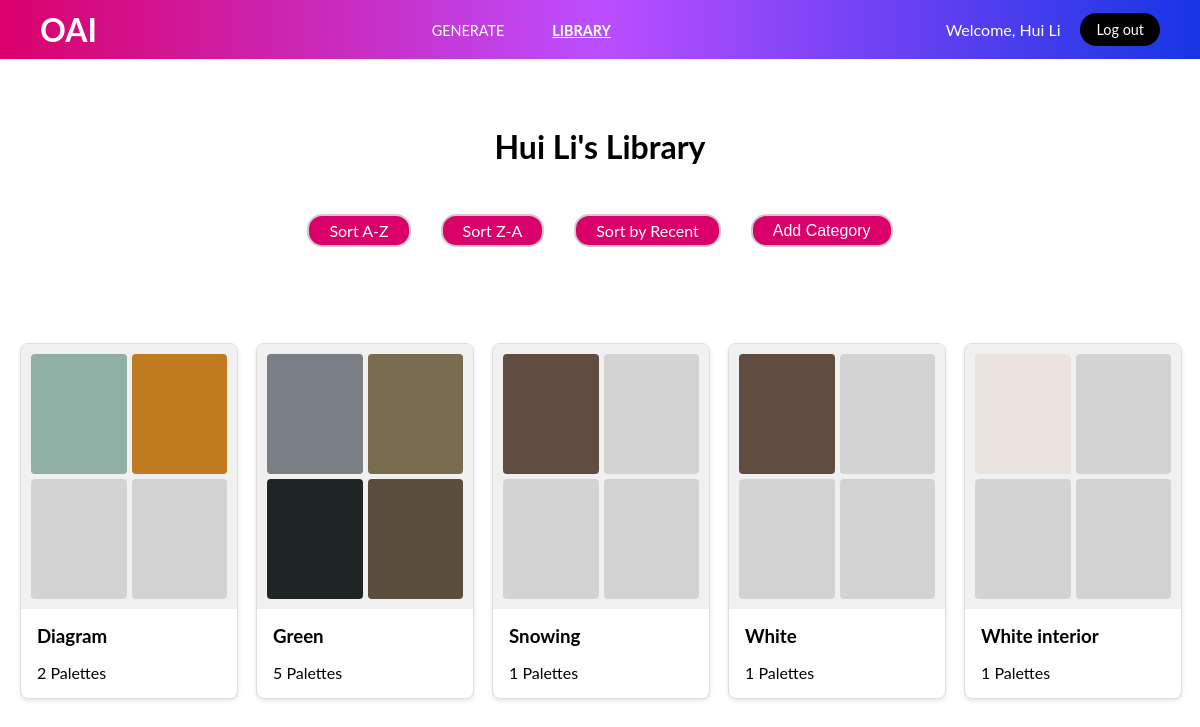
Page /library (signed in) on the committed database.
### tables this page shows
CREATE TABLE palettes (
    id INTEGER PRIMARY KEY AUTOINCREMENT,
    image_path TEXT NOT NULL,
    category_id INTEGER NOT NULL,
    colors TEXT NOT NULL,
timestamp DATETIME DEFAULT CURRENT_TIMESTAMP,
FOREIGN KEY (category_id) REFERENCES categories(id)
);

CREATE TABLE categories (
    id INTEGER PRIMARY KEY AUTOINCREMENT,
    name TEXT UNIQUE NOT NULL
);

### app.py (the view)
@app.route('/library')
@login_required
def library():
    sort_by = request.args.get('sort', 'name_asc')  # Default to A-Z sorting
    if sort_by == 'name_asc':
        order_by = "c.name ASC"
    elif sort_by == 'name_desc':
        order_by = "c.name DESC"
    elif sort_by == 'recent':
        order_by = "MAX(p.timestamp) DESC"
    else:
        order_by = "c.name ASC"  # Fallback to A-Z sorting
    categories = db.execute(f"""
        SELECT c.id, c.name, COUNT(p.id) AS palette_count,
               MAX(p.timestamp) AS latest_palette
        FROM categories c
        LEFT JOIN palettes p ON c.id = p.category_id
        GROUP BY c.id, c.name
        ORDER BY {order_by}
    """)
    for category in categories:
        category['palettes'] = db.execute("SELECT * FROM palettes WHERE category_id = ? LIMIT 4", category['id'])
    return render_template('library.html', categories=categories)

### app.py (called while the page is built)
@app.before_request
def load_logged_in_user():
    g.username = session.get("user_name")

### helpers.py (called while the page is built)
def login_required(f):
    @wraps(f)
    def decorated_function(*args, **kwargs):
        if "user_id" not in session:
            flash("Please log in to access this page.")
            return redirect(url_for('login'))
        return f(*args, **kwargs)
    return decorated_function

### templates/library.html (shortened to what this page needs)
{% extends "layout.html" %}
{% block content %}
<link rel="stylesheet" href="{{ url_for('static', filename='css/library.css') }}">
<section class="library-page">
    <header class="library-header">
        <h1>{{ g.username }}'s Library</h1>
        <div class="button-section">
            <a href="{{ url_for('library', sort='name_asc') }}" class="action-button">Sort A-Z</a>
            <a href="{{ url_for('library', sort='name_desc') }}" class="action-button">Sort Z-A</a>
            <a href="{{ url_for('library', sort='recent') }}" class="action-button">Sort by Recent</a>
            <button id="add-category" class="action-button">Add Category</button>
        </div>
    </header>
    <div class="library-grid">
        {% for category in categories %}
        <div class="library-item" data-category-id="{{ category.id }}">
            <a href="{{ url_for('category_page', category_name=category.name) }}" class="library-item-link">
                <div class="image-grid">
                    {% for palette in category.palettes %}
                    <div class="image-placeholder">
                        <img src="{{ url_for('static', filename=palette.image_path) }}" alt="Palette Image">
                    </div>
                    {% endfor %}
                    {% for _ in range(4 - category.palettes|length) %}
                    <div class="image-placeholder empty-placeholder"></div>
                    {% endfor %}
                </div>
                <div class="category-details">
                    <h3 class="category-name">{{ category.name }}</h3>
                    <p class="palette-count">{{ category.palette_count }} Palettes</p>
                </div>
            </a>
        </div>
        {% endfor %}
    </div>
</section>
{% endblock %}

### static/css/layout.css (style rules this page uses)
:root { --p: #da006a; --b: #1635e5; --dark: #000; --white: #ffffff; --light: #ccc; --gray: #696969; }
body, html { margin: 0; padding: 0; height: 100%; width: 100%; font-family: 'Lato', sans-serif; display: flex; flex-direction: column; }
.button-section { display: flex; justify-content: center; gap: 30px; margin-bottom: 3rem; }
.action-button { padding: 5px 20px; font-size: 16px; border: 2px solid var(--light); border-radius: 15px; background-color: var(--p); color: var(--white); cursor: pointer; transition: background-color 0.3s ease, color 0.3s ease; text-decoration: none; box-sizing: border-box; }

### static/css/library.css (style rules this page uses)
.library-page { padding: 20px; font-family: 'Lato', sans-serif; }
.library-header { display: flex; flex-direction: column; justify-content: space-between; align-items: center; margin-bottom: 3rem; }
.library-header h1 { font-size: 2rem; margin: 3rem 2rem; }
.library-grid { display: grid; grid-template-columns: repeat(auto-fill, minmax(200px, 1fr)); gap: 20px; }
.library-item { position: relative; display: flex; flex-direction: column; width: 100%; border: 1px solid #ddd; border-radius: 8px; overflow: hidden; background-color: #fff; box-shadow: 0 2px 4px rgba(0, 0, 0, 0.1); }
.library-item-link { text-decoration: none; color: inherit; }
.library-item-link h3, .library-item-link p { margin: 1rem; }
.image-grid { display: grid; grid-template-columns: repeat(2, 1fr); grid-template-rows: repeat(2, 120px); gap: 5px; padding: 10px; background-color: #f0f0f0; }
.image-placeholder { position: relative; width: 100%; height: 100%; background-color: #eaeaea; display: flex; justify-content: center; align-items: center; border-radius: 4px; overflow: hidden; }
.image-placeholder img { width: 100%; height: 100%; object-fit: cover; }
.empty-placeholder { width: 100%; height: 100%; background-color: #d3d3d3; display: flex; justify-content: center; align-items: center; }

### rows in the picture
categories: name "Diagram", palette_count "2"
palettes: image_path (picture)
palettes: image_path (picture)
categories: name "Green", palette_count "5"
palettes: image_path (picture)
palettes: image_path (picture)
palettes: image_path (picture)
palettes: image_path (picture)
categories: name "Snowing", palette_count "1"
palettes: image_path (picture)
categories: name "White", palette_count "1"
palettes: image_path (picture)
categories: name "White interior", palette_count "1"
palettes: image_path (picture)

### other values in the picture
{{ g.username }} "Hui Li"
